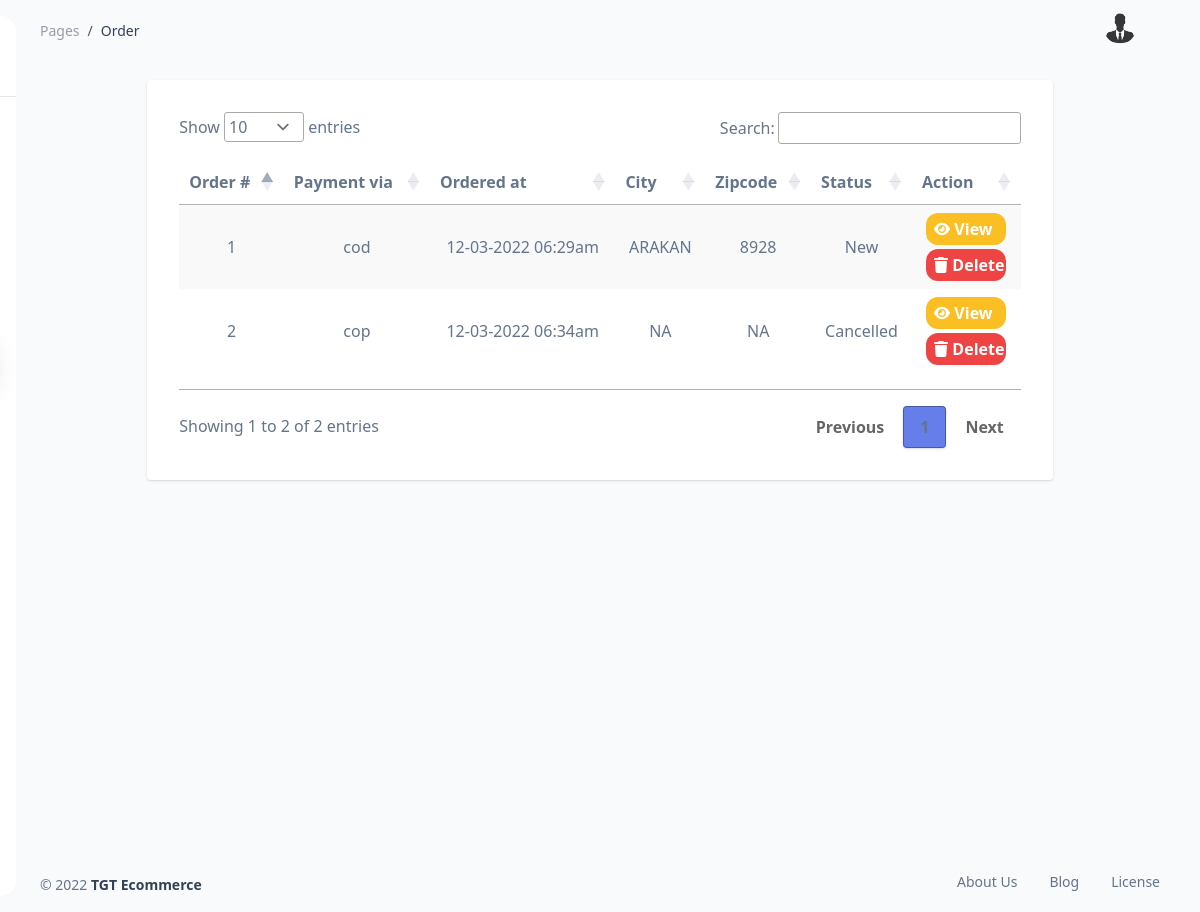
The app's page /admin/order.php with its own data.
### tables this page shows
CREATE TABLE `tbl_order` (
  `ID` int(11) NOT NULL,
  `user` int(11) NOT NULL,
  `payment` varchar(255) NOT NULL,
  `package` longtext NOT NULL,
  `firstname` varchar(255) NOT NULL,
  `lastname` varchar(255) NOT NULL,
  `email` varchar(255) NOT NULL,
  `number` varchar(255) DEFAULT NULL,
  `city` varchar(255) NOT NULL,
  `zipcode` varchar(255) NOT NULL,
  `barangay` varchar(255) NOT NULL,
  `hnos` varchar(255) NOT NULL,
  `address` varchar(255) NOT NULL,
  `ordered_at` varchar(255) NOT NULL,
  `gcash` longtext DEFAULT NULL,
  `mpin` longtext DEFAULT NULL,
  `appointment` varchar(255) DEFAULT NULL,
  `status` varchar(255) DEFAULT 'New'
);

### admin/functions/php/order.php (called while the page is built, shortened)
<?php
    function allOrders(){
        global $connect;
        $query = "SELECT * FROM tbl_order";
        $result = $connect->query($query);
        return $result;
    }
?>

### admin/body/order.php (the view, shortened to what this page needs)
<div class="w-full px-6 py-6 mx-auto min-h-screen">
    <div class="container w-full md:w-4/5 xl:w-full  mx-auto px-2">
        <div id='recipients' class="p-8 mt-6 lg:mt-0 rounded shadow bg-white">
            <table id="example" class="stripe hover" style="width:100%; padding-top: 1em;  padding-bottom: 1em;">
              <thead>
                    <tr>
                        <th data-priority="1">Order #</th>
                        <th data-priority="2">Payment via</th>
                        <th data-priority="4">Ordered at</th>
                        <th data-priority="5">City</th>
                        <th data-priority="6">Zipcode</th>
                        <th data-priority="7">Status</th>
                        <th data-priority="8">Action</th>
                    </tr>
                </thead>
                <tbody>
                    <?php
                      $results = allOrders();
                      $number = 0;
                      foreach($results as $result){
                        $number++;
                        echo "<tr>";
                          echo "<td class='text-center'>$number</td>";
                          echo "<td class='text-center'>$result[payment]</td>";
                          echo "<td class='text-center'>$result[ordered_at]</td>";
                          echo "<td class='text-center'>$result[city]</td>";
                          echo "<td class='text-center'>$result[zipcode]</td>";
                          echo "<td class='text-center'>$result[status]</td>";
                          echo "<td>";
                            echo "<div class='flex flex-col items-center'>";
                              echo "<div>";
                                  echo "<button class='flex py-1 px-2 w-20 bg-yellow-400 items-center rounded-xl hover:rounded-full hover:bg-yellow-600 transition-all duration-300 text-white' onclick=location.href='./order-details.php?id=$result[ID]'>";
                                    echo "<img src='./img/icon/eye-solid-white.svg' alt='edit' class='h-4 w-4'>";
                                    echo "<label class='ml-1 capitalize font-bold'>view</label>";
                                  echo "</button>";
                              echo "</div>";
                              echo "<div>";
                                  echo "<button data-id='$result[ID]' class='flex py-1 px-2 w-20 items-center mt-1 bg-red-500 rounded-xl show-delete-modal hover:rounded-full hover:bg-red-600 transition-all duration-300 text-white' onclick='showDeleteModal(this);'>";
                                    echo "<img src='./img/icon/trash-solid-white.svg' alt='delete' class='h-4 w-4'>";
                                    echo "<label class='ml-1 capitalize font-bold'>delete</label>";
                                  echo "</button>";
                              echo "</div>";
                            echo "</div>";
                          echo "</td>";
                        echo "</tr>";
                      }
                    ?>
                </tbody>
            </table>
        </div>
    </div>
  </div>

### admin/partials/header.php (style rules this page uses)
table.dataTable.no-footer { border-bottom: 1px solid #e2e8f0; margin-top: 0.75em; margin-bottom: 0.75em; }

### records on screen
tbl_order: payment "cod", ordered_at "12-03-2022 06:29am", city "ARAKAN", zipcode "8928", status "New"
tbl_order: payment "cop", ordered_at "12-03-2022 06:34am", city "NA", zipcode "NA", status "Cancelled"

### other values on screen
$fileNameNoExtension "Order"
